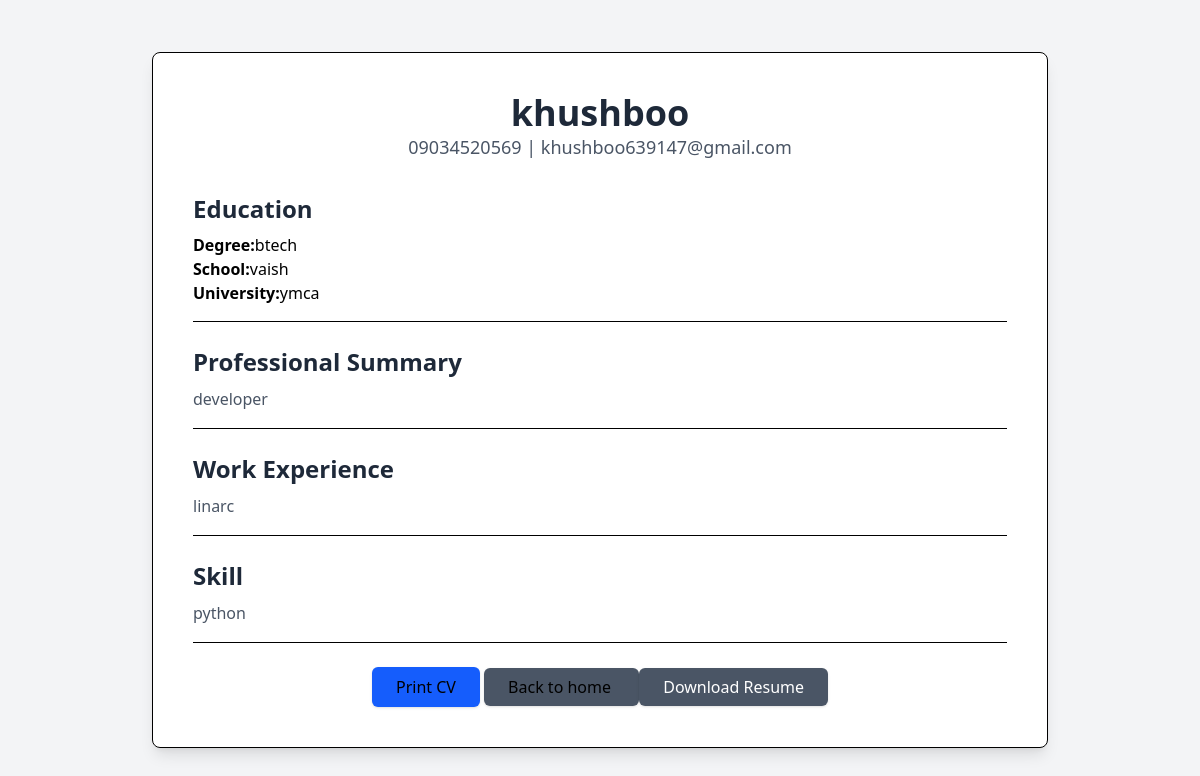
Screenshot of /3/ with the database file from the repository.
### CvgeneratorApp/models.py (models this page shows)
class Profile(models.Model):
    name=models.CharField(max_length=50)
    email=models.CharField(max_length=100)
    phone=models.CharField(max_length=20)
    school=models.CharField(max_length=50)
    degree=models.CharField(max_length=100)
    university=models.CharField(max_length=100)
    summary=models.TextField(max_length=2000)
    previous_work=models.TextField(max_length=1000)
    skil=models.CharField(max_length=200)

### CvgeneratorApp/views.py (the view)
# urls.py: path('<int:id>/',views.resume,name='resume'),
def resume(request,id):
    user_profile=Profile.objects.get(id=id)
    return render(request, 'CvgeneratorApp/resume.html',{'user_profile':user_profile})

### CvgeneratorApp/templates/CvgeneratorApp/resume.html (shortened to what this page needs)
<!DOCTYPE html>
<html lang="en">
<head>
    <script src="https://cdn.jsdelivr.net/npm/@tailwindcss/browser@4"></script>
</head>
<body class="bg-gray-100 flex items-center  justify-center min-h-screen">
   <div class="bg-white w-full max-w-4xl mx-auto shadow-lg rounded-lg p-10 my-10 border">
      <div class="text-center mb-8">
        <h1 class="text-4xl font-bold text-gray-800">{{user_profile.name}}</h1>
        <p   class="text-lg text-gray-600">{{user_profile.phone}} | {{user_profile.email}}</p>
      </div>
      <div class="border-b pb-4 mb-6">
        <h2 class="text-2xl  font-semibold text-gray-800 mb-2">Education</h2>
        <p><span class="font-bold">Degree:</span>{{user_profile.degree}}</p>
        <p><span class="font-bold">School:</span>{{user_profile.school}}</p>
        <p><span class="font-bold">University:</span>{{user_profile.university}}</p>
      </div>
      <div class="border-b pb-4 mb-6">
        <h2 class="text-2xl  font-semibold text-gray-800 mb-2">Professional Summary</h2>
        <p class="text-gray-600 leading-relaxed">{{user_profile.summary}}</p>
      </div>
      <div class="border-b pb-4 mb-6">
        <h2 class="text-2xl  font-semibold text-gray-800 mb-2">Work Experience</h2>
        <p class="text-gray-600 leading-relaxed">{{user_profile.previous_work}}</p>
      </div>
       <div class="border-b pb-4 mb-6">
        <h2 class="text-2xl  font-semibold text-gray-800 mb-2">Skill</h2>
        <p class="text-gray-600 leading-relaxed">{{user_profile.skil}}</p>
      </div>
      <div class="text-center">
        <button onclick="window.print()" class="bg-blue-600 text-while px-6 py-2 rounded-md shadow">Print CV</button>
        <a  class="bg-gray-600 text-while px-6 py-2 rounded-md shadow" href="">Back to home </a>
        <a class="bg-gray-600 text-white px-6 py-2 rounded-md shadow"
        href="{% url 'download_resume' user_profile.id %}">
        Download Resume
        </a>
      </div>
   </div>
</body>
</html>

### rows the page displays
Profile: name "khushboo", phone "09034520569", email "khushboo639147@gmail.com", degree "btech", school "vaish", university "ymca", summary "developer", previous_work "linarc", skil "python"
